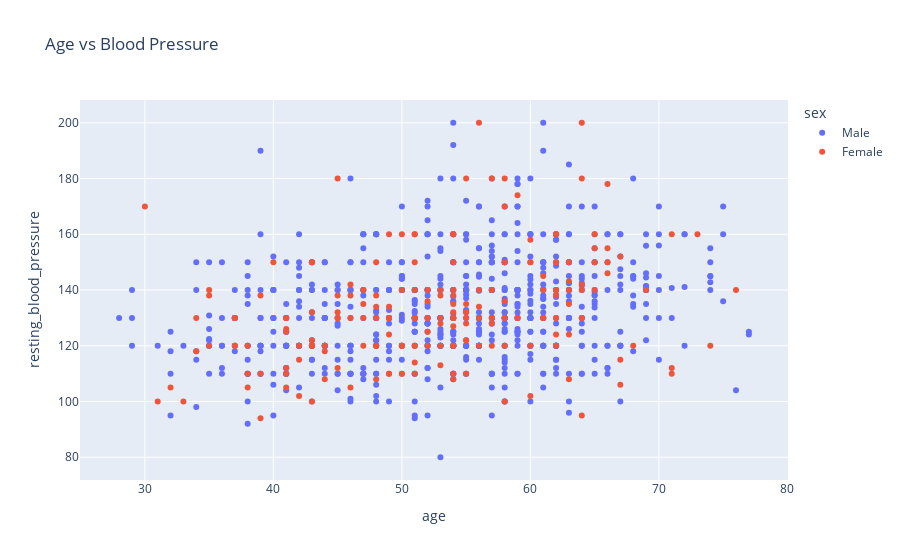

The notebook cell this image was saved under:
### Markdown cell above
DATA VISUALISATION

### Code cell
#Scatter plot
fig = px.scatter(heart_disease_data, x = 'age', y = 'resting_blood_pressure', color='sex', title='Age vs Blood Pressure', hover_data=['chest_pain_type', 'place_of_study'])
fig.show()

### Figure 1 — Plotly figure (JSON) as saved in the notebook; plotly's stock layout.template omitted (floating-point values rounded to 4 significant figures; data arrays with more than 128 entries replaced by an {"elided": "..."} marker saying what was removed)
{"data": [{"customdata": {"elided": "725x2 str values"}, "hovertemplate": "sex=Male<br>age=%{x}<br>resting_blood_pressure=%{y}<br>chest_pain_type=%{customdata[0]}<br>place_of_study=%{customdata[1]}<extra></extra>", "legendgroup": "Male", "marker": {"color": "#636efa", "symbol": "circle"}, "mode": "markers", "name": "Male", "orientation": "v", "showlegend": true, "type": "scatter", "x": {"elided": "725 int values"}, "xaxis": "x", "y": {"elided": "725 float values"}, "yaxis": "y"}, {"customdata": {"elided": "194x2 str values"}, "hovertemplate": "sex=Female<br>age=%{x}<br>resting_blood_pressure=%{y}<br>chest_pain_type=%{customdata[0]}<br>place_of_study=%{customdata[1]}<extra></extra>", "legendgroup": "Female", "marker": {"color": "#EF553B", "symbol": "circle"}, "mode": "markers", "name": "Female", "orientation": "v", "showlegend": true, "type": "scatter", "x": {"elided": "194 int values"}, "xaxis": "x", "y": {"elided": "194 float values"}, "yaxis": "y"}], "layout": {"legend": {"title": {"text": "sex"}, "tracegroupgap": 0}, "title": {"text": "Age vs Blood Pressure"}, "xaxis": {"anchor": "y", "domain": [0, 1], "title": {"text": "age"}}, "yaxis": {"anchor": "x", "domain": [0, 1], "title": {"text": "resting_blood_pressure"}}}}
